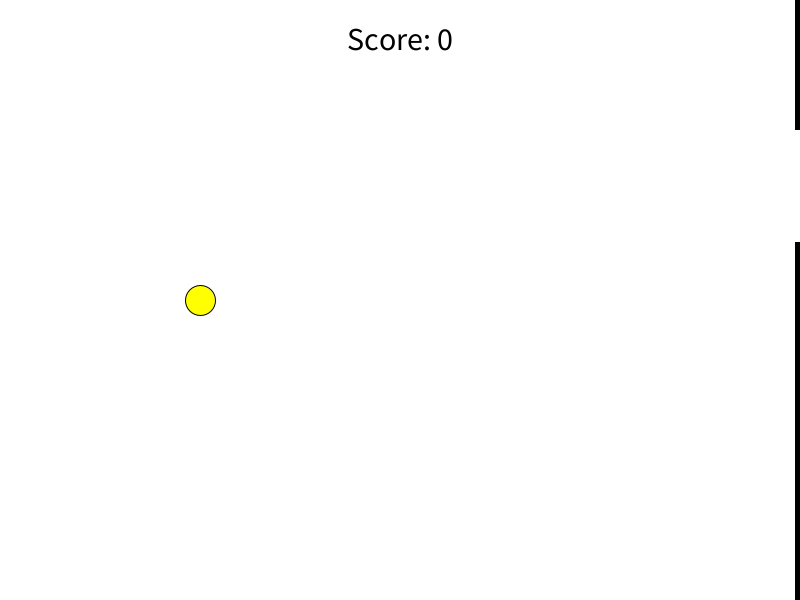
Frame 1 (no input)
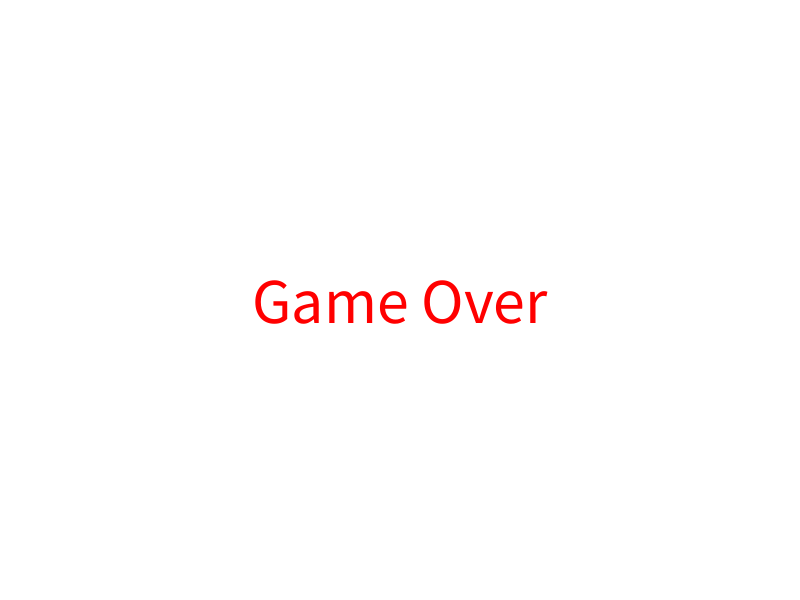
Frame 60 (the mouse pressed at the canvas centre just before this capture)
Frame 120 (the mouse held since frame 60 and released just before this capture): identical to frame 60, image omitted

The Processing sketch that drew these frames (run headless with seeded random() and noise(); from frame 60 on, the mouse is pressed at the canvas centre):

// Processing sketch: sketch_FlappyBird
// ── sketch_FlappyBird.pde
Bird bird;
ArrayList<Obstacle> obstacles;
boolean gameOver = false;
int score = 0;

void setup() {
  size(800, 600);
  bird = new Bird(width / 4, height / 2, 30, 30);
  obstacles = new ArrayList<Obstacle>();
  obstacles.add(new Obstacle());
}

void draw() {
  background(255);
  if (!gameOver) {
    bird.update();
    bird.display();
    for (int i = obstacles.size() - 1; i >= 0; i--) {
      Obstacle o = obstacles.get(i);
      o.update();
      o.display();
      if (o.hits(bird)) {
        gameOver = true;
      }
      if (o.passed(bird)) {
        score++;
      }
      if (o.offscreen()) {
        obstacles.remove(i);
      }
    }
    if (frameCount % 100 == 0) {
      obstacles.add(new Obstacle());
    }
    textAlign(CENTER);
    textSize(32);
    fill(0);
    text("Score: " + score, width / 2, 50);
  } else {
    textSize(64);
    fill(255, 0, 0);
    textAlign(CENTER, CENTER);
    text("Game Over", width / 2, height / 2);
  }
}

void keyPressed() {
  if (key == ' ') {
    bird.jump();
  }
}

class Bird {
  float x, y;
  float size;
  float velocity;
  float gravity;

  Bird(float x, float y, float w, float h) {
    this.x = x;
    this.y = y;
    this.size = w;
    this.velocity = 0;
    this.gravity = 0.7;
  }

  void update() {
    velocity += gravity;
    y += velocity;
    if (y > height - size / 2) {
      y = height - size / 2;
      velocity = 0;
      gameOver = true;
    }
    if (y < size / 2) {
      y = size / 2;
      velocity = 0;
    }
  }

  void display() {
    fill(255, 255, 0);
    ellipse(x, y, size, size);
  }

  void jump() {
    velocity = -12;
  }
}

class Obstacle {
  float x, gapY;
  float w, h;
  float speed;

  Obstacle() {
    x = width;
    w = 80;
    h = random(height / 3);
    gapY = random(h + 50, height - h - 50);
    speed = 5;
  }

  void update() {
    x -= speed;
  }

  void display() {
    fill(0);
    rect(x, 0, w, h);
    rect(x, gapY, w, height - gapY);
  }

  boolean hits(Bird bird) {
    if (bird.y - bird.size / 2 < h || bird.y + bird.size / 2 > gapY) {
      if (bird.x + bird.size / 2 > x && bird.x - bird.size / 2 < x + w) {
        return true;
      }
    }
    return false;
  }

  boolean passed(Bird bird) {
    if (bird.x > x + w && bird.x < x + w + speed) {
      return true;
    }
    return false;
  }

  boolean offscreen() {
    if (x + w < 0) {
      return true;
    }
    return false;
  }
}
